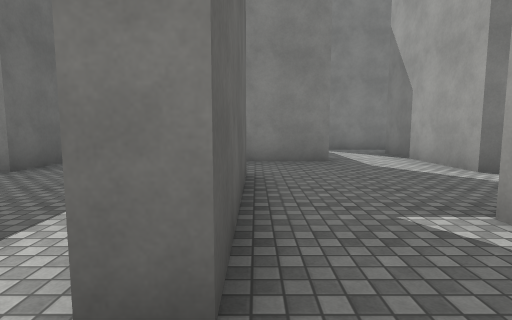
View 1 (above)

24 first-person views from a walk through a 3-D level made in the Unity game engine. The camera is 1.4 m above the floor, tilts 6° down and sees 80° across. The floor is counted in squares, 2 m on a side. Each view is taken from the middle of a square. On the plan, view 1 faces up. The plan holds only what a view shows up to about 10 squares ahead; the rest is blank. The place goes on beyond the plan. Surface patterns are stand-ins for the level's own textures.

View 2
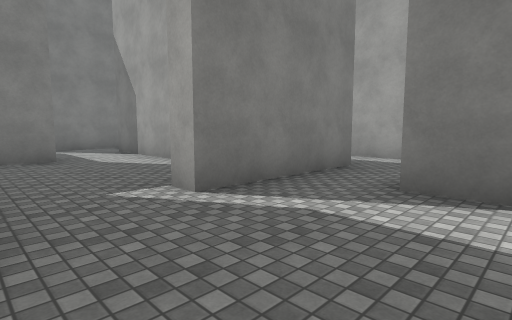

View 3
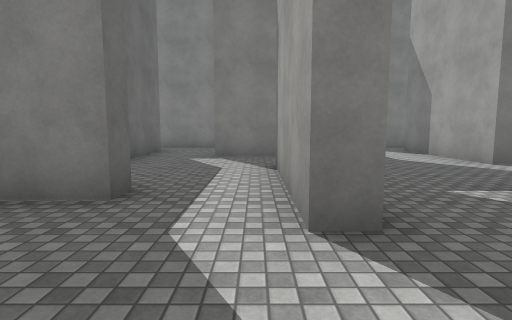

View 4
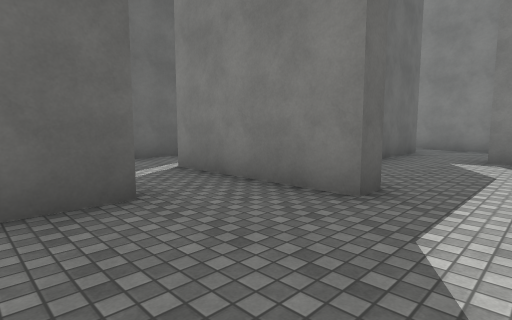

View 5
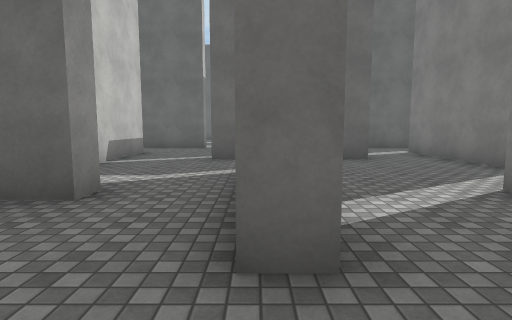

View 6
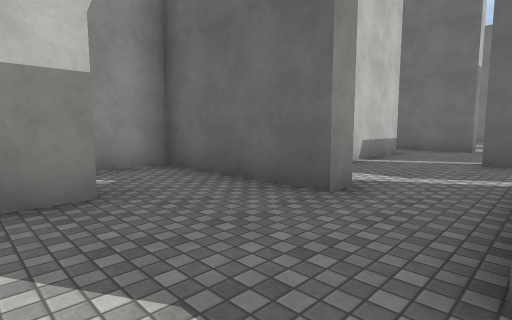

View 7
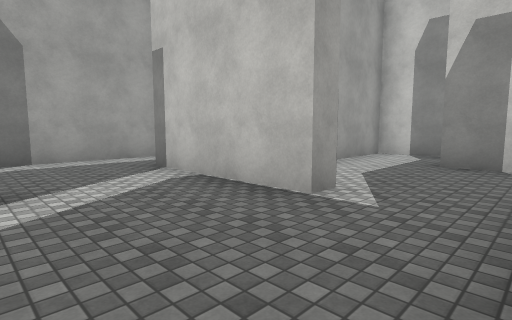

View 8
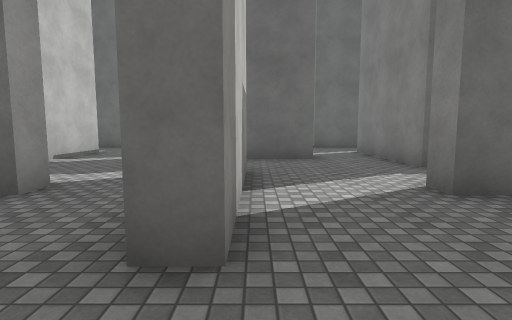

View 9
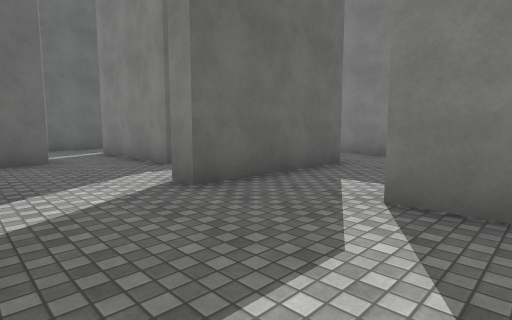

View 10
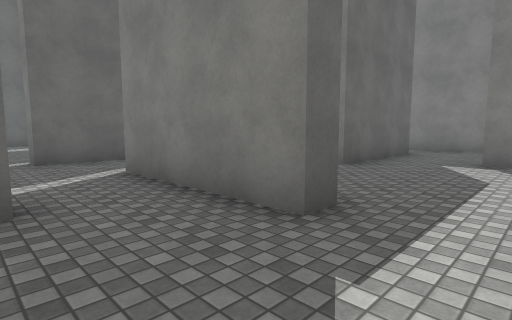

View 11
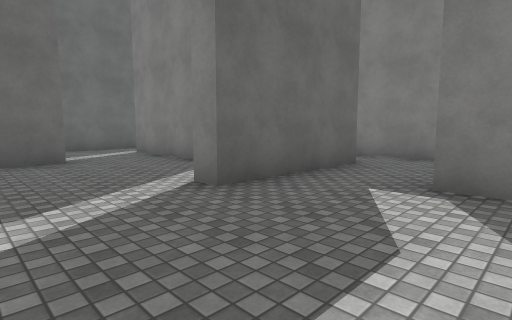

View 12
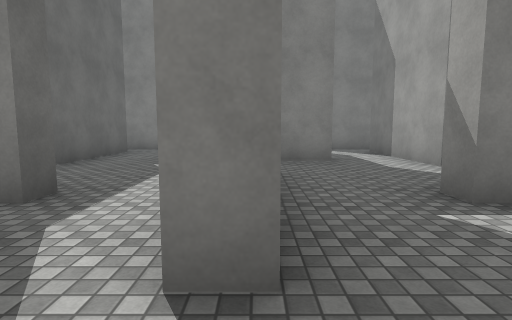

View 13
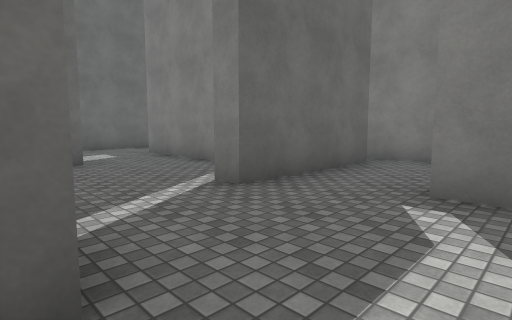

View 14
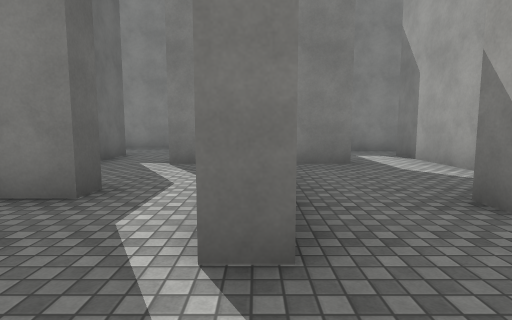

View 15
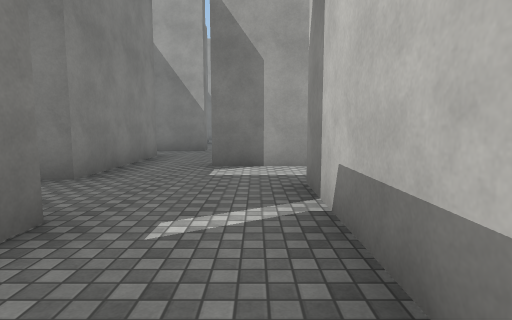

View 16
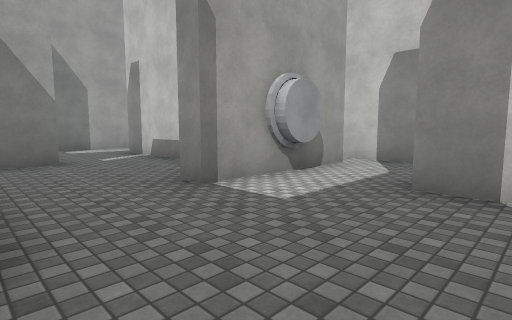

View 17
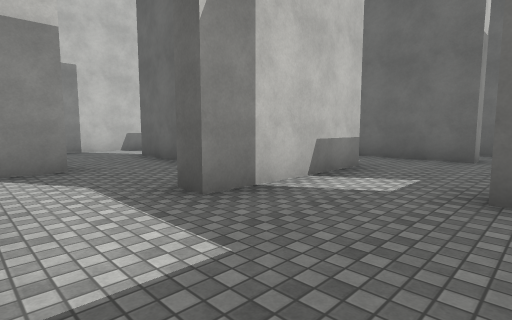

View 18
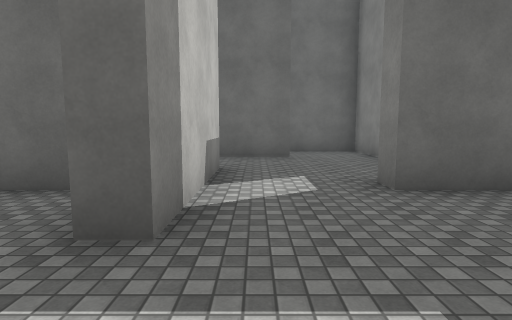

View 19
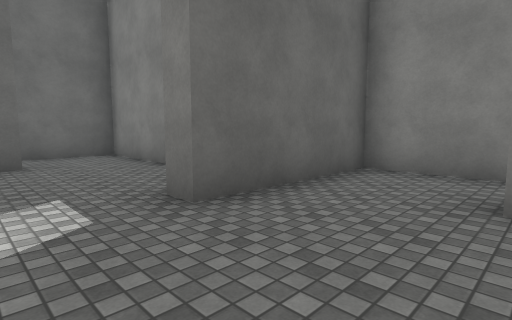

View 20
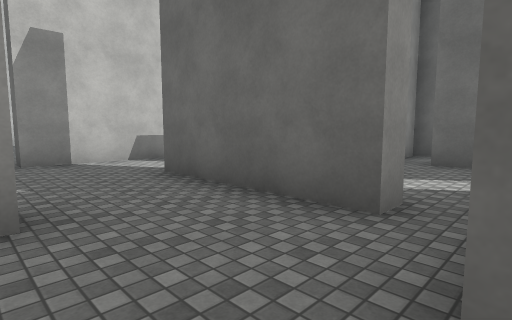

View 21
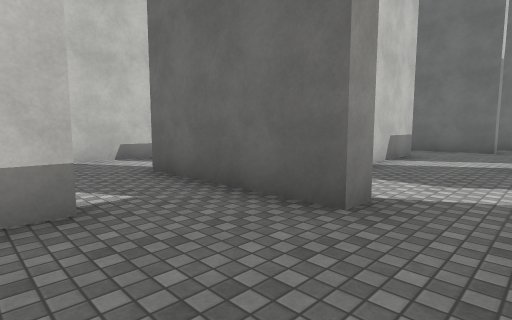

View 22
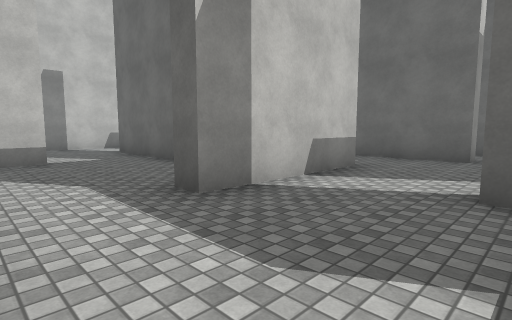

View 23
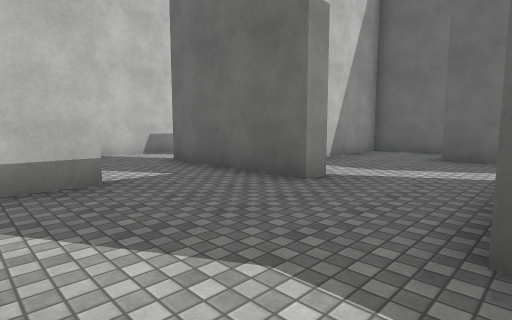

View 24
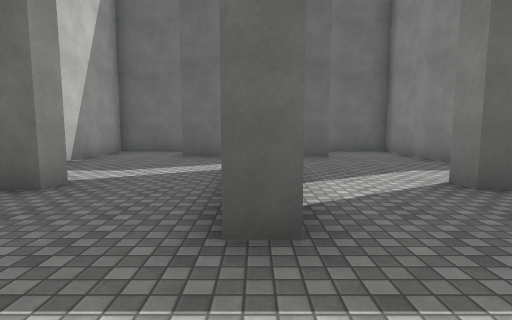

### Floor plan
Key: @ floor where view 1 was taken; # wall or solid block; x gap in a wall; . floor.
Columns run from 22 left of view 1 to 7 right of it. Each row starts with its distance up from view 1.
 28       ####
 27       #...
 26 ####. #..###    .###..#
 25 #.....#.......#.......#
 24 #.....................
 23    #.......#......#
 22    #.####.##.###..#  ##
 21    #..x....#..#...# ..x
 20 #.... #.......#...  ..#
 19 ####. #..####.#..###..#
 18 #.....#.......#.......#
 17 #.....................
 16    #.......#......#...
 15    #.####..#.###..#..##
 14    #.......#......#....
 13 #.......................
 12 #.....#...... #.......#.
 11 ####. #..###  #.......#..
 10       #....   #..###..#.###
  9        ....................
  8       ...        .#.......#
  7       ...         #.......#
  6      ####   .###..#.####..#
  5             ......#.......#..
  4               #.......#......#
  3               #.......#......#
  2               #..###..#.####.#
  1             ..................
  0            #......#...@...#
 -1            #..... #.......#
 -2            # ###  #.####..#
 -3                   #..   ..#
 -4                   ##    ###

Where each view was taken, in squares from view 1:
view 1: 0 up, 0 right, facing up
view 2: 1 down, 0 right, facing up-right
view 3: 1 down, 1 left, facing up
view 4: 1 down, 1 left, facing up-left
view 5: 2 up, 1 left, facing left
view 6: 2 up, 1 left, facing down-left
view 7: 5 up, 0 right, facing down-right
view 8: 7 up, 3 right, facing left
view 9: 7 up, 3 right, facing up-left
view 10: 8 up, 1 left, facing up-left
view 11: 11 up, 1 left, facing up-left
view 12: 12 up, 4 left, facing up
view 13: 15 up, 5 left, facing up-left
view 14: 16 up, 8 left, facing up
view 15: 23 up, 10 left, facing right
view 16: 26 up, 15 left, facing down-right
view 17: 25 up, 12 left, facing down-left
view 18: 23 up, 12 left, facing left
view 19: 23 up, 13 left, facing up-left
view 20: 22 up, 13 left, facing down-left
view 21: 18 up, 9 left, facing down-left
view 22: 18 up, 12 left, facing down-left
view 23: 15 up, 12 left, facing down-left
view 24: 15 up, 12 left, facing left
